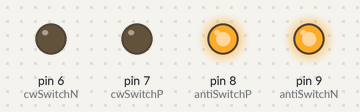
Bench run of a sketch on a simulated Arduino Uno, built with avr-gcc and run on an emulated ATmega328P. Parts: output pins drawn as LEDs (lit = HIGH).

Above: at 0.1 s.
Timing chart, 0 to 1.6 s (numbered marks = the images above):
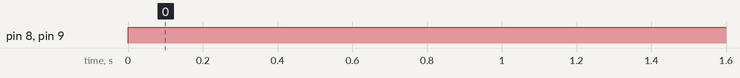

Measured:
- by itself, pin 8 (antiSwitchP), pin 9 (antiSwitchN): LOW → HIGH at 0.00 s

The sketch:

mm.ino
```cpp
// This code uses 4 NPN transistors to reverse the direction of a DC Motor without using Relays or Motor Driver ICs.
// I'm sorry if you burn your Arduino with this code/circuit, I'm not sure of how secure it is.
// I'm just starting with Arduino and felt bad about having to buy more components that I didn't have just to do this.
// You are much likely able to do this with a much simpler circuit. Please baffle me with your ingenuity, send me an e-mail with your idea: caulitomaz@gmail.com
// @author Cauli Tomaz, http://www.facebook.com/caulitomaz


int antiSwitchP = 8;                // Counter-clockwise transistor, +V
int antiSwitchN = 9;                // Counter-clockwise transistor, GND

int cwSwitchP = 7;                // Clockwise transistor, +V
int cwSwitchN = 6;                 // Clockwise transistor, GND

void setup() {
   // We are using those pins as OUTPUT, since we are setting it to HIGH to "switch on" a transistor and LOW to "switch it off"
   pinMode(antiSwitchP, OUTPUT);
   pinMode(antiSwitchN, OUTPUT);
   pinMode(cwSwitchP, OUTPUT);
   pinMode(cwSwitchN, OUTPUT);
}

void loop(){
     digitalWrite(cwSwitchP, LOW);  // guarantee initial state
     digitalWrite(cwSwitchN, LOW);  // guarantee initial state

     // Now lets turn the Motor counter-clockwise
     digitalWrite(antiSwitchP, HIGH);
     digitalWrite(antiSwitchN, HIGH);
     //delay(1000);

    /* // Turn it off
     digitalWrite(antiSwitchP, LOW);
     digitalWrite(antiSwitchN, LOW);
     delay(1000);

     // Now lets turn the Motor clockwise
     digitalWrite(cwSwitchP, HIGH);
     digitalWrite(cwSwitchN, HIGH);
     delay(1000);

     // Turn it off
     digitalWrite(cwSwitchP, LOW);
     digitalWrite(cwSwitchN, LOW);
     delay(1000);
*/
}
```
